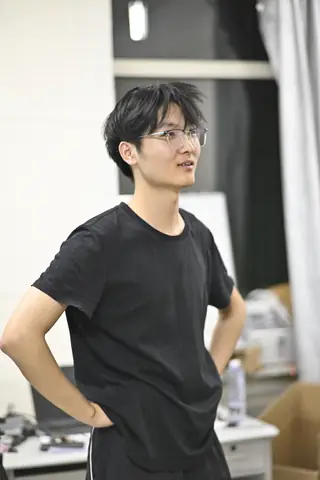
#> input picture photos_v2/thumb/DSC4817_thumb.webp, 320 x 480 px, given as the content of the folder images, which was not available
$ python optimize_images.py
#> lines starting #> are read from the running program, lines starting #| are printed output that depends on the picture; pictures that were not available may be replaced by others from this repository, and a replacement may not be noted
from PIL import Image, ImageOps
from pathlib import Path
import json

# ============================================================
# 老仓库 HAN913.github.io 专用图片优化脚本
# 作用：
# 1. 从 images/ 读取原图
# 2. 生成手机端更快的缩略图 photos_v2/thumb
# 3. 生成点击预览用的大图 photos_v2/large
# 4. 生成首页封面 photos_v2/cover
# 5. 自动重建 index.html：默认只加载前 24 张，点击“加载更多”再继续加载
# ============================================================

src_dir = Path("images")
thumb_dir = Path("photos_v2/thumb")
large_dir = Path("photos_v2/large")
cover_dir = Path("photos_v2/cover")

thumb_dir.mkdir(parents=True, exist_ok=True)
large_dir.mkdir(parents=True, exist_ok=True)
cover_dir.mkdir(parents=True, exist_ok=True)

# ===== 参数配置：手机端速度主要看这里 =====
THUMB_MAX_SIZE = (480, 480)       # 相册缩略图，手机端加载快
THUMB_QUALITY = 70

LARGE_MAX_SIZE = (1500, 1500)     # 点击预览图，不用 2200 那么大
LARGE_QUALITY = 82

COVER_PC_SIZE = (1600, 900)
COVER_MOBILE_SIZE = (760, 1050)
COVER_QUALITY = 76

INITIAL_COUNT = 24                # 首次只渲染前 24 张
LOAD_MORE_COUNT = 18              # 每次点击继续加载 18 张

# ===== 如果某些竖图方向还是不对，在这里手动加文件名 =====
FORCE_ROTATE_90 = set()
FORCE_ROTATE_NEG90 = set()
FORCE_ROTATE_180 = set()

valid_suffix = {".jpg", ".jpeg", ".png", ".JPG", ".JPEG", ".PNG", ".webp", ".WEBP"}

image_files = sorted(
    [p for p in src_dir.iterdir() if p.suffix in valid_suffix],
    key=lambda p: p.name
)

if not image_files:
    print("images 文件夹中没有找到图片")
    raise SystemExit(1)

print(f"共找到 {len(image_files)} 张图片，开始处理...\n")

def load_fixed_image(path: Path) -> Image.Image:
    img = Image.open(path)
#> img is the input picture: PIL image 320x480 RGB; mean R, G, B 144, 140.4, 133.9
    img = ImageOps.exif_transpose(img)

    if path.name in FORCE_ROTATE_90:
        img = img.rotate(90, expand=True)
    if path.name in FORCE_ROTATE_NEG90:
        img = img.rotate(-90, expand=True)
    if path.name in FORCE_ROTATE_180:
        img = img.rotate(180, expand=True)

    return img.convert("RGB")

def save_webp(img: Image.Image, output_path: Path, max_size, quality: int):
    out = img.copy()
    out.thumbnail(max_size, Image.Resampling.LANCZOS)
    out.save(
        output_path,
        "WEBP",
        quality=quality,
        method=6,
        optimize=True
    )

gallery_items = []

for idx, img_path in enumerate(image_files, start=1):
    name = img_path.stem
    img = load_fixed_image(img_path)

    w, h = img.size
#> w = 320; h = 480
    orientation = "portrait" if h > w * 1.12 else "landscape" if w > h * 1.12 else "square"
#> orientation = 'portrait'

    thumb_path = thumb_dir / f"{name}_thumb.webp"
    large_path = large_dir / f"{name}_large.webp"

    save_webp(img, large_path, LARGE_MAX_SIZE, LARGE_QUALITY)
    save_webp(img, thumb_path, THUMB_MAX_SIZE, THUMB_QUALITY)

    gallery_items.append({
        "title": f"毕业照{idx}",
        "thumb": f"photos_v2/thumb/{name}_thumb.webp",
        "preview": f"photos_v2/large/{name}_large.webp",
        "original": f"images/{img_path.name}",
        "orientation": orientation,
        "w": w,
        "h": h
    })

    print(f"处理完成：{img_path.name}  {w}x{h}  {orientation}")
#| 处理完成：DSC4817_thumb.webp  320x480  portrait

# ===== 生成封面图：不用 large 当首屏背景，手机端会快很多 =====
cover_src = load_fixed_image(image_files[0])

cover_pc = ImageOps.fit(
    cover_src,
    COVER_PC_SIZE,
    method=Image.Resampling.LANCZOS,
    centering=(0.5, 0.5)
)
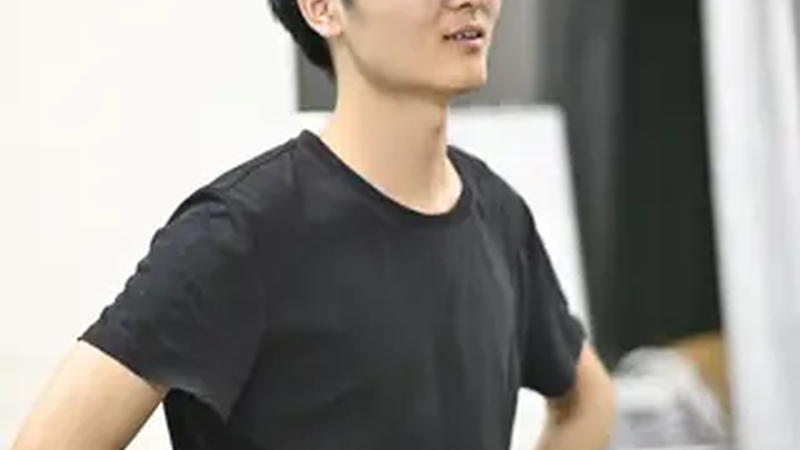
#> cover_pc: PIL image 1600x900 RGB (shown at 1/2 size); mean R, G, B 147.3, 143.9, 138.5
cover_pc.save(
    cover_dir / "cover_pc.webp",
    "WEBP",
    quality=COVER_QUALITY,
    method=6,
    optimize=True
)

cover_mobile = ImageOps.fit(
    cover_src,
    COVER_MOBILE_SIZE,
    method=Image.Resampling.LANCZOS,
    centering=(0.5, 0.5)
)
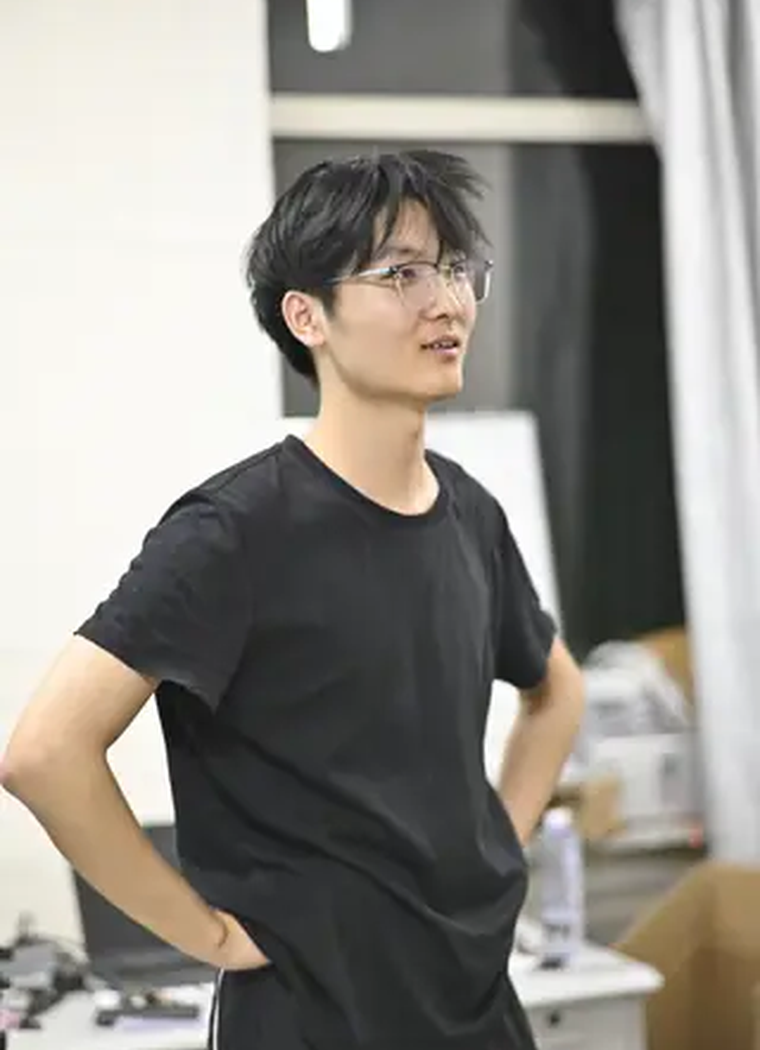
#> cover_mobile: PIL image 760x1050 RGB; mean R, G, B 145.8, 142.1, 135.6
cover_mobile.save(
    cover_dir / "cover_mobile.webp",
    "WEBP",
    quality=COVER_QUALITY,
    method=6,
    optimize=True
)

gallery_json = json.dumps(gallery_items, ensure_ascii=False)

html_content = f'''<!DOCTYPE html>
<html lang="zh-CN">
<head>
  <meta charset="UTF-8">
  <meta name="viewport" content="width=device-width, initial-scale=1.0">
  <title>毕业纪念相册</title>
  <link rel="stylesheet" href="style.css">
  <style>
    .hero {{
      background-image:
        linear-gradient(135deg, rgba(18, 18, 18, 0.72), rgba(18, 18, 18, 0.24)),
        url("photos_v2/cover/cover_pc.webp");
    }}

    @media (max-width: 640px) {{
      .hero {{
        background-image:
          linear-gradient(135deg, rgba(18, 18, 18, 0.72), rgba(18, 18, 18, 0.24)),
          url("photos_v2/cover/cover_mobile.webp");
      }}
    }}

    .gallery-toolbar {{
      width: min(1180px, calc(100% - 28px));
      margin: 0 auto 28px;
      display: flex;
      align-items: center;
      justify-content: center;
    }}

    .load-more-btn {{
      min-width: 180px;
      height: 46px;
      padding: 0 24px;
      border: none;
      border-radius: 999px;
      cursor: pointer;
      font: inherit;
      font-weight: 800;
      color: #3a2c1d;
      background: #ffd891;
      box-shadow: 0 12px 30px rgba(70, 45, 20, 0.14);
    }}

    .load-more-btn:disabled {{
      opacity: 0.58;
      cursor: not-allowed;
    }}

    .gallery figure {{
      background: #f6efe4;
    }}

    .gallery figure img {{
      width: 100%;
      height: auto;
      display: block;
    }}
  </style>
</head>
<body>

  <header class="hero">
    <div class="hero-mask"></div>
    <div class="hero-content">
      <p class="eyebrow">GRADUATION · ALBUM</p>
      <h1>毕业纪念相册</h1>
      <p class="subtitle">把青春留在镜头里，把这一刻留给未来。</p>
      <a href="#gallery" class="hero-button">进入相册</a>
    </div>
  </header>

  <main>
    <section class="intro">
      <p class="section-tag">Photos</p>
      <h2>我们的毕业瞬间</h2>
      <p>页面会先加载一部分照片，继续浏览时可点击加载更多；点击照片可查看预览图并下载原始图片。</p>
    </section>

    <section class="gallery" id="gallery"></section>

    <div class="gallery-toolbar">
      <button id="loadMoreBtn" class="load-more-btn" type="button">加载更多照片</button>
    </div>
  </main>

  <div class="lightbox" id="lightbox">
    <button class="close" id="closeBtn">×</button>
    <img id="lightboxImg" src="" alt="照片预览">
    <a id="downloadBtn" class="download-btn" href="" download>下载原图</a>
  </div>

  <footer>
    <p>Graduation Album · 2026</p>
  </footer>

  <script>
    const GALLERY_ITEMS = {gallery_json};

    const INITIAL_COUNT = {INITIAL_COUNT};
    const LOAD_MORE_COUNT = {LOAD_MORE_COUNT};

    const gallery = document.getElementById('gallery');
    const loadMoreBtn = document.getElementById('loadMoreBtn');
    const lightbox = document.getElementById('lightbox');
    const lightboxImg = document.getElementById('lightboxImg');
    const closeBtn = document.getElementById('closeBtn');
    const downloadBtn = document.getElementById('downloadBtn');

    let renderedCount = 0;

    function openLightbox(previewUrl, originalUrl, filename) {{
      lightboxImg.src = previewUrl;
      downloadBtn.href = originalUrl;
      downloadBtn.setAttribute('download', filename || 'photo.jpg');
      lightbox.classList.add('show');
      document.body.style.overflow = 'hidden';
    }}

    function closeLightbox() {{
      lightbox.classList.remove('show');
      lightboxImg.src = '';
      downloadBtn.href = '';
      document.body.style.overflow = '';
    }}

    function renderMore(count) {{
      const nextItems = GALLERY_ITEMS.slice(renderedCount, renderedCount + count);

      nextItems.forEach((item, i) => {{
        const figure = document.createElement('figure');
        figure.className = 'photo-item ' + item.orientation;

        const img = document.createElement('img');
        img.src = item.thumb;
        img.dataset.preview = item.preview;
        img.dataset.original = item.original;
        img.alt = item.title;
        img.loading = renderedCount + i < 4 ? 'eager' : 'lazy';
        img.decoding = 'async';
        img.width = item.w;
        img.height = item.h;

        img.addEventListener('click', () => {{
          openLightbox(
            item.preview,
            item.original,
            item.original.split('/').pop()
          );
        }});

        figure.appendChild(img);
        gallery.appendChild(figure);
      }});

      renderedCount += nextItems.length;

      if (renderedCount >= GALLERY_ITEMS.length) {{
        loadMoreBtn.textContent = '已经到底啦';
        loadMoreBtn.disabled = true;
      }} else {{
        loadMoreBtn.textContent = `加载更多照片（${{renderedCount}} / ${{GALLERY_ITEMS.length}}）`;
      }}
    }}

    closeBtn.addEventListener('click', closeLightbox);

    lightbox.addEventListener('click', e => {{
      if (e.target === lightbox) {{
        closeLightbox();
      }}
    }});

    document.addEventListener('keydown', e => {{
      if (e.key === 'Escape') {{
        closeLightbox();
      }}
    }});

    loadMoreBtn.addEventListener('click', () => {{
      renderMore(LOAD_MORE_COUNT);
    }});

    renderMore(INITIAL_COUNT);
  </script>

</body>
</html>
'''

Path("index.html").write_text(html_content, encoding="utf-8")

print("\n全部完成！")
print("已生成：photos_v2/thumb  手机端缩略图")
print("已生成：photos_v2/large  点击预览图")
print("已生成：photos_v2/cover  首页封面图")
print("已更新：index.html，默认只加载前 24 张，点击加载更多继续显示")

$ run again, on photos_v2/thumb/DSC4852_thumb.webp
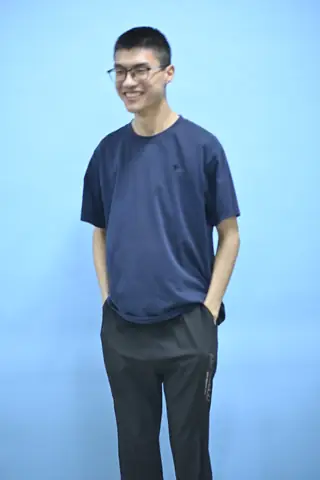
#> input picture photos_v2/thumb/DSC4852_thumb.webp, 320 x 480 px, given as the content of the folder images, which was not available
#> in load_fixed_image, img is the input picture: PIL image 320x480 RGB; mean R, G, B 131.8, 172.5, 202.6
#| 处理完成：DSC4852_thumb.webp  320x480  portrait
#> `cover_pc = ImageOps.fit( cover_src, COVER_PC_SIZE, method=Image.Resamp..`:
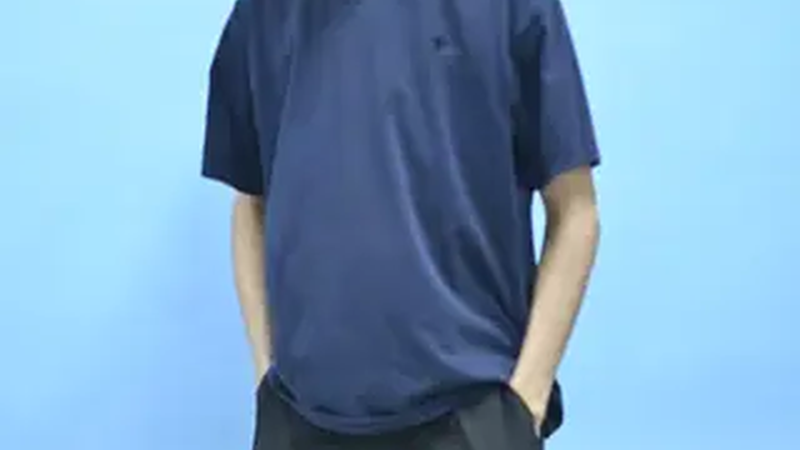
#> cover_pc: PIL image 1600x900 RGB (shown at 1/2 size); mean R, G, B 122.4, 160.8, 192.2
#> `cover_mobile = ImageOps.fit( cover_src, COVER_MOBILE_SIZE, method=Imag..`:
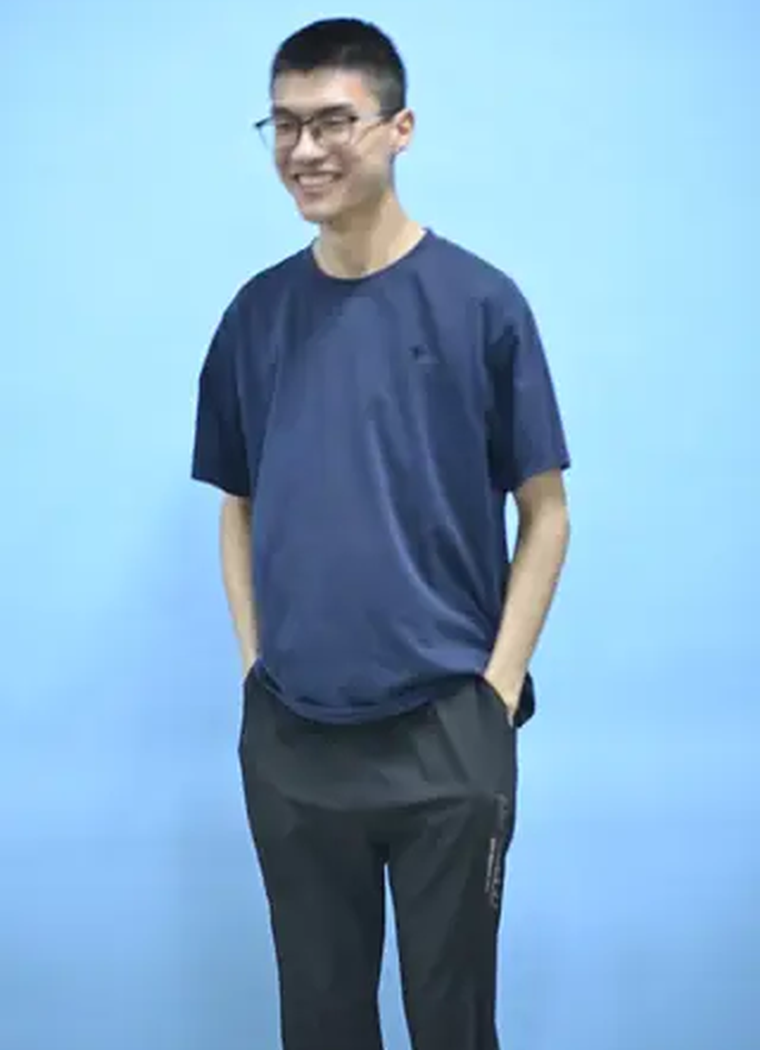
#> cover_mobile: PIL image 760x1050 RGB; mean R, G, B 131.6, 171.8, 201.6

$ run again, on photos_v2/thumb/DSC4853_thumb.webp
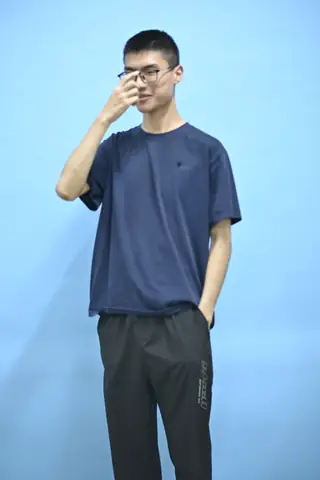
#> input picture photos_v2/thumb/DSC4853_thumb.webp, 320 x 480 px, given as the content of the folder images, which was not available
#> in load_fixed_image, img is the input picture: PIL image 320x480 RGB; mean R, G, B 131.8, 170.3, 197.7
#| 处理完成：DSC4853_thumb.webp  320x480  portrait
#> `cover_pc = ImageOps.fit( cover_src, COVER_PC_SIZE, method=Image.Resamp..`:
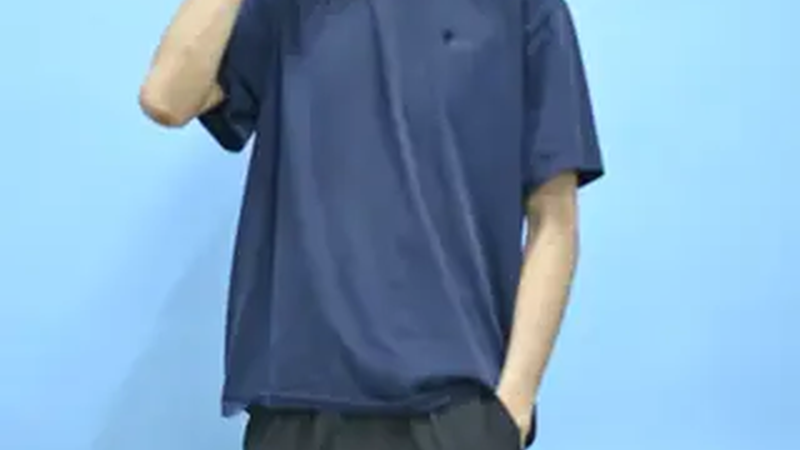
#> cover_pc: PIL image 1600x900 RGB (shown at 1/2 size); mean R, G, B 122.8, 158.8, 189.4
#> `cover_mobile = ImageOps.fit( cover_src, COVER_MOBILE_SIZE, method=Imag..`:
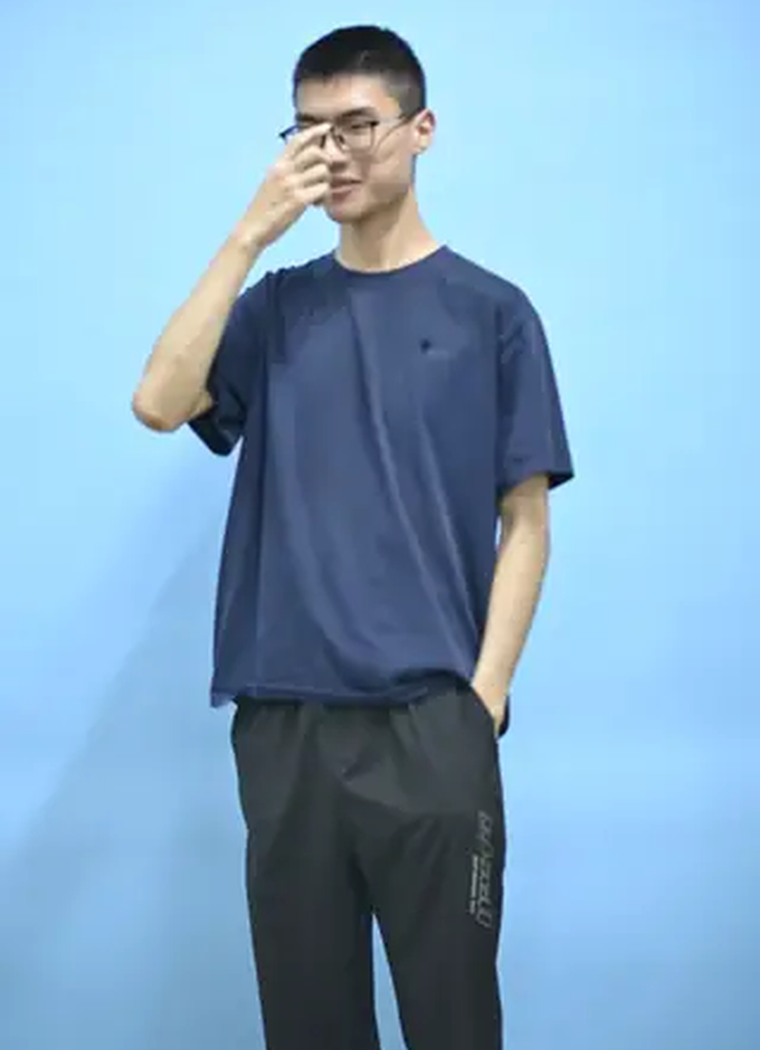
#> cover_mobile: PIL image 760x1050 RGB; mean R, G, B 131.8, 169.7, 196.8
